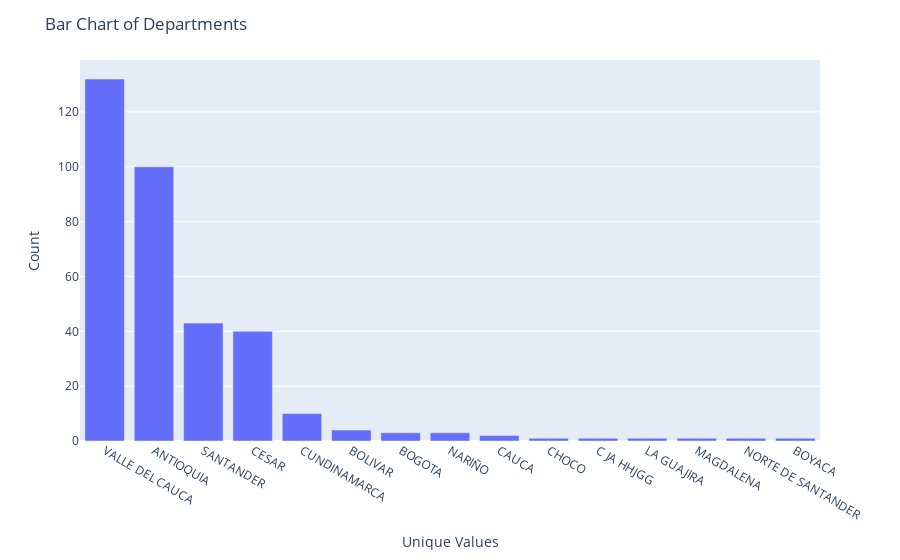

Notebook code cell kept with this figure:
### Markdown cell above
## Column Q70: Department

### Code cell
df['Q70'] = df['Q70'].str.strip().str.upper()
replace_dict = {
    'VALLE'                 : 'VALLE DEL CAUCA',
    'VALLE DE CAUCA'        : 'VALLE DEL CAUCA',
    'VALLE CAUCA'           : 'VALLE DEL CAUCA',
    'CALI'                  : 'VALLE DEL CAUCA',
    'CALLE DEL CAUCA'       : 'VALLE DEL CAUCA',
    'DEPTO VALLE DEL CAUCA' : 'VALLE DEL CAUCA',
    'VALLE DWL CAUCA'       : 'VALLE DEL CAUCA',
    'VALE DEL CAUCA'        : 'VALLE DEL CAUCA',
    'JAMUNDI'               : 'VALLE DEL CAUCA',
    'VALLE DE L CAUCA'      : 'VALLE DEL CAUCA',
    'ANTIOQUÍA'             : 'ANTIOQUIA',
    'ANTIQUIA'              : 'ANTIOQUIA',
    'ENVIGADO'              : 'ANTIOQUIA',
    'MEDELLIN'              : 'ANTIOQUIA',
    'ANTIOGUIA'             : 'ANTIOQUIA',
    'BOGOTÁ'                : 'BOGOTA',
    'BOGOTÁ D.C.'           : 'BOGOTA',
    'BOGOTÁ D.C'            : 'BOGOTA',
    'DISTRITO CAPITAL'      : 'BOGOTA',
    'CÉSAR'                 : 'CESAR',
    'CESÁR'                 : 'CESAR',
    'C ESAR'                : 'CESAR',
    'CASAR'                 : 'CESAR',
    'VALLEDUPAR'            : 'CESAR',
    'ATLÁNTICO'             : 'ATLANTICO',
    'BUCARAMANGA'           : 'SANTANDER',
    'SNDER'                 : 'SANTANDER',
    'FLORIDA BLANCA'        : 'SANTANDER',
    'SAMTANDER'             : 'SANTANDER',
    'BOYACÁ'                : 'BOYACA', 
    'RIOHACHA'              : 'LA GUAJIRA',
    'GUAJIRA'               : 'LA GUAJIRA',
    'DEPARTAMENTO DEL CAUCA': 'CAUCA',
    'BOLÍVAR'               : 'BOLIVAR',
    'CHOCÓ'                 : 'CHOCO',
}
df['Q70'] = df['Q70'].replace(replace_dict)
temp_value_counts(df, 'Q70')
create_bar_chart(df, 'Q70', 'departments', 'Departments', output_folders[1])

### Figure 1 — Plotly figure (JSON) as saved in the notebook; plotly's stock layout.template omitted (floating-point values rounded to 4 significant figures)
{"data": [{"alignmentgroup": "True", "hovertemplate": "x=%{x}<br>y=%{y}<extra></extra>", "legendgroup": "", "marker": {"color": "#636efa", "pattern": {"shape": ""}}, "name": "", "offsetgroup": "", "orientation": "v", "showlegend": false, "textposition": "auto", "type": "bar", "x": ["VALLE DEL CAUCA", "ANTIOQUIA", "SANTANDER", "CESAR", "CUNDINAMARCA", "BOLIVAR", "BOGOTA", "NARIÑO", "CAUCA", "CHOCO", "C JA HHJGG", "LA GUAJIRA", "MAGDALENA", "NORTE DE SANTANDER", "BOYACA"], "xaxis": "x", "y": [132, 100, 43, 40, 10, 4, 3, 3, 2, 1, 1, 1, 1, 1, 1], "yaxis": "y"}], "layout": {"barmode": "relative", "legend": {"tracegroupgap": 0}, "margin": {"t": 60}, "title": {"text": "Bar Chart of Departments"}, "xaxis": {"anchor": "y", "domain": [0, 1], "title": {"text": "Unique Values"}}, "yaxis": {"anchor": "x", "domain": [0, 1], "title": {"text": "Count"}}}}
